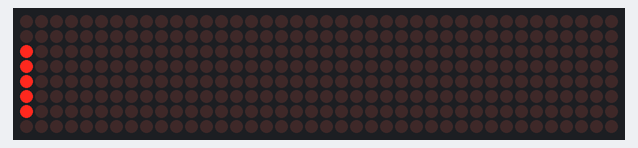
A sketch run on a simulated ESP8266 (NodeMCU). On the bench: 40×8 LED matrix. Wiring (inferred from the names in the program): 5 × MAX7219 LED driver (orientation assumed): data GPIO 15; clock GPIO 12; CS GPIO 13. WiFi joins after 1.5 s; servers stay silent unless stated; EEPROM starts erased; what the sketch prints to the serial monitor is not drawn.

Above: at 1.6 s.
At 2.2 s:
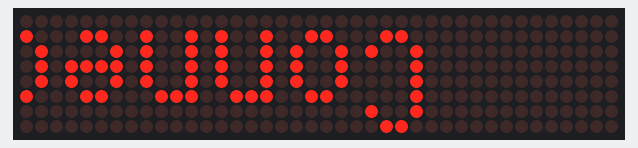
At 2.8 s:
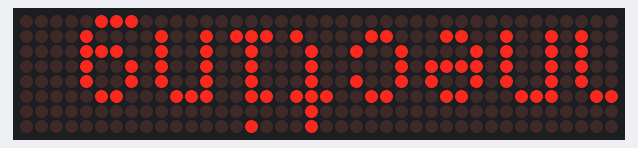

The sketch:

Instagram_Counter.ino
```cpp
#include <EEPROM.h>
#include <WiFiManager.h>
#include <ESP8266HTTPClient.h>
#include <WiFiClientSecure.h>
#include <Arduino_JSON.h>


#define NUM_MAX 5

#define DIN_PIN 15  // D8
#define CS_PIN  13  // D7
#define CLK_PIN 12  // D6
#include "max7219_hr.h"
#include "fonts.h"

WiFiClientSecure client; //For ESP8266 boards
HTTPClient http;
String host = "*******************";
const int port = 443;
char username_insta[30];
JSONVar myObject;
char eeprom_user[30];
int last_counter;
int number;

void setup() {
  Serial.begin(115200);
  Serial.println("Start...");

  //MAX7219
  initMAX7219();
  sendCmdAll(CMD_SHUTDOWN,1);
  sendCmdAll(CMD_INTENSITY,0);

  WiFiManager wifiManager; //object WM
  username_insta[0] = 0;
  //wifiManager.resetSettings();
  //Custom parameter for Intagram ID
  WiFiManagerParameter custom_instagram_id("username","Nome Utente Instagram",username_insta,40);
  wifiManager.addParameter(&custom_instagram_id);


  //WifiManager
  bool res;
  //create AP and test
  res = wifiManager.autoConnect("Instagram_Counter", "12345678");
  printStringWithShift("Connecting ",16);
  //EEPROM Load
  EEPROM.begin(512);
  EEPROM.get(0,eeprom_user);
  Serial.println("Settings loaded");

  if(!res){
  Serial.println("Connected Failed");
  }
  else{
  Serial.println("Connected to WI-FI");
  //Serial.print("local ip :");
  //Serial.println(WiFi.localIP());
   strcpy(username_insta,custom_instagram_id.getValue());
   if(strlen(username_insta) == 0){
      Serial.println("load to eeprom");
      Serial.println(eeprom_user);
   }
   else{
      Serial.println("put in eeprom");
      Serial.println(username_insta);
/*
      for (int i = 0; i < usr_dest.length(); ++i) {
           Serial.println(usr_dest[i]);
           EEPROM.write(i, usr_dest[i]);
          }

        EEPROM.write(usr_dest.length(), '\0');
        EEPROM.commit();

      */
      EEPROM.put(0,username_insta);
        if (EEPROM.commit()) {
            Serial.println("Settings saved");
            strcpy(eeprom_user,username_insta);
        } else {
            Serial.println("EEPROM error");
        }

   }
  }
  host += eeprom_user;
  host += "/live";
  Serial.println(host);
}
void loop() {


  /*
  HTTPClient http;
  http.begin("http://ergast.com/api/f1/2004/1/results.json");  // request destination
    int httpCode = http.GET();                                  //Send the request
    Serial.println(httpCode);
    if (httpCode > 0) { //Check the returning code

      String payload = http.getString();   //Get the request response payload
      Serial.println(payload);             //Print the response payload

    }

    http.end();   //Close connection
 */

  //concat Host


  client.setInsecure();
  client.connect(host, port);
  http.begin(client,host);
  String payload;
  if(http.GET() == HTTP_CODE_OK){
   payload =  http.getString();
  }
  else{
    Serial.println("FAILED");
  }

/*
  JsonObject& parsed= JSONBuffer.parseObject(payload);
  if (!parsed.success()) {
      Serial.println("Parsing failed");
      delay(5000);
      return;
}
  String test = parsed["data"]["followers"];
  Serial.println(test);
 */

 /*
  StaticJsonDocument<256> doc;

  DeserializationError error = deserializeJson(doc, payload);

  if (error) {
    Serial.print(F("deserializeJson() failed: "));
    Serial.println(error.f_str());
    return;
  }

  bool success = doc["success"]; // true
  const char* service = doc["service"]; // "instagram-follower-count"
  long long t = doc["t"]; // 1631523967711

  JsonObject data = doc["data"];
  const char* data_lv_identifier = data["lv_identifier"]; // "cristiano"
  long data_followers = data["followers"]; // 342577671
  int data_following = data["following"]; // 480
  int data_posts = data["posts"]; // 3141
  */

  myObject = JSON.parse(payload);

  // JSON.typeof(jsonVar) can be used to get the type of the variable
  if (JSON.typeof(myObject) == "undefined") {
    Serial.println("Parsing input failed!");
    return;
  }
  if(myObject["success"]){
  Serial.print("Followers di: ");
  Serial.println(eeprom_user);
  number = myObject["data"]["followers"];
  Serial.println(number);
  }
  else{
    Serial.println("username errato");
  }
  char temp[12];
  itoa(number,temp,10);
  if(last_counter != number){
      clr();
      printStringWithShift(temp,16);
  }


  last_counter = number;
  delay(10000); //every 10 seconds

}

int showChar(char ch, const uint8_t *data)
{
  int len = pgm_read_byte(data);
  int i,w = pgm_read_byte(data + 1 + ch * len);
  for (i = 0; i < w; i++)
    scr[NUM_MAX*8 + i] = pgm_read_byte(data + 1 + ch * len + 1 + i);
  scr[NUM_MAX*8 + i] = 0;
  return w;
}

void printCharWithShift(unsigned char c, int shiftDelay) {

  if (c < ' ' || c > '~'+25) return;
  c -= 32;
  int w = showChar(c, font);
  for (int i=0; i<w+1; i++) {
    delay(shiftDelay);
    scrollLeft();
    refreshAll();
  }
}

void printStringWithShift(const char* s, int shiftDelay){
  while (*s) {
    printCharWithShift(*s, shiftDelay);
    s++;
  }
}
```

max7219_hr.h
```cpp
// MAX7219 functions by Pawel A. Hernik
// 2016.12.10 updated for rotated LED Martices, define ROTATE below (0,90 or 270)

// MAX7219 commands:
#define CMD_NOOP   0
#define CMD_DIGIT0 1
#define CMD_DIGIT1 2
#define CMD_DIGIT2 3
#define CMD_DIGIT3 4
#define CMD_DIGIT4 5
#define CMD_DIGIT5 6
#define CMD_DIGIT6 7
#define CMD_DIGIT7 8
#define CMD_DECODEMODE  9
#define CMD_INTENSITY   10
#define CMD_SCANLIMIT   11
#define CMD_SHUTDOWN    12
#define CMD_DISPLAYTEST 15

byte scr[NUM_MAX*8 + 8]; // +8 for scrolled char

void sendCmd(int addr, byte cmd, byte data)
{
  digitalWrite(CS_PIN, LOW);
  for (int i = NUM_MAX-1; i>=0; i--) {
    shiftOut(DIN_PIN, CLK_PIN, MSBFIRST, i==addr ? cmd : 0);
    shiftOut(DIN_PIN, CLK_PIN, MSBFIRST, i==addr ? data : 0);
  }
  digitalWrite(CS_PIN, HIGH);
}

void sendCmdAll(byte cmd, byte data)
{
  digitalWrite(CS_PIN, LOW);
  for (int i = NUM_MAX-1; i>=0; i--) {
    shiftOut(DIN_PIN, CLK_PIN, MSBFIRST, cmd);
    shiftOut(DIN_PIN, CLK_PIN, MSBFIRST, data);
  }
  digitalWrite(CS_PIN, HIGH);
}

void refresh(int addr) {
  for (int i = 0; i < 8; i++)
    sendCmd(addr, i + CMD_DIGIT0, scr[addr * 8 + i]);
}

void refreshAllRot270() {
  byte mask = 0x01;
  for (int c = 0; c < 8; c++) {
    digitalWrite(CS_PIN, LOW);
    for(int i=NUM_MAX-1; i>=0; i--) {
      byte bt = 0;
      for(int b=0; b<8; b++) {
        bt<<=1;
        if(scr[i * 8 + b] & mask) bt|=0x01;
      }
      shiftOut(DIN_PIN, CLK_PIN, MSBFIRST, CMD_DIGIT0 + c);
      shiftOut(DIN_PIN, CLK_PIN, MSBFIRST, bt);
    }
    digitalWrite(CS_PIN, HIGH);
    mask<<=1;
  }
}

void refreshAllRot90() {
  byte mask = 0x80;
  for (int c = 0; c < 8; c++) {
    digitalWrite(CS_PIN, LOW);
    for(int i=NUM_MAX-1; i>=0; i--) {
      byte bt = 0;
      for(int b=0; b<8; b++) {
        bt>>=1;
        if(scr[i * 8 + b] & mask) bt|=0x80;
      }
      shiftOut(DIN_PIN, CLK_PIN, MSBFIRST, CMD_DIGIT0 + c);
      shiftOut(DIN_PIN, CLK_PIN, MSBFIRST, bt);
    }
    digitalWrite(CS_PIN, HIGH);
    mask>>=1;
  }
}

#define ROTATE 90

void refreshAll() {
#if ROTATE==270
  refreshAllRot270();
#elif ROTATE==90
  refreshAllRot90();
#else
  for (int c = 0; c < 8; c++) {
    digitalWrite(CS_PIN, LOW);
    for(int i=NUM_MAX-1; i>=0; i--) {
      shiftOut(DIN_PIN, CLK_PIN, MSBFIRST, CMD_DIGIT0 + c);
      shiftOut(DIN_PIN, CLK_PIN, MSBFIRST, scr[i * 8 + c]);
    }
    digitalWrite(CS_PIN, HIGH);
  }
#endif
}


void clr()
{
  for (int i = 0; i < NUM_MAX*8; i++) scr[i] = 0;
}

void scrollLeft()
{
  for(int i=0; i < NUM_MAX*8+7; i++) scr[i] = scr[i+1];
}

void invert()
{
  for (int i = 0; i < NUM_MAX*8; i++) scr[i] = ~scr[i];
}

void initMAX7219()
{
  pinMode(DIN_PIN, OUTPUT);
  pinMode(CLK_PIN, OUTPUT);
  pinMode(CS_PIN, OUTPUT);
  digitalWrite(CS_PIN, HIGH);
  sendCmdAll(CMD_DISPLAYTEST, 0);
  sendCmdAll(CMD_SCANLIMIT, 7);
  sendCmdAll(CMD_DECODEMODE, 0);
  sendCmdAll(CMD_INTENSITY, 0); // minimum brightness
  sendCmdAll(CMD_SHUTDOWN, 0);
  clr();
  refreshAll();
}
```

Source omitted: fonts.h (data table, 11567 bytes)
